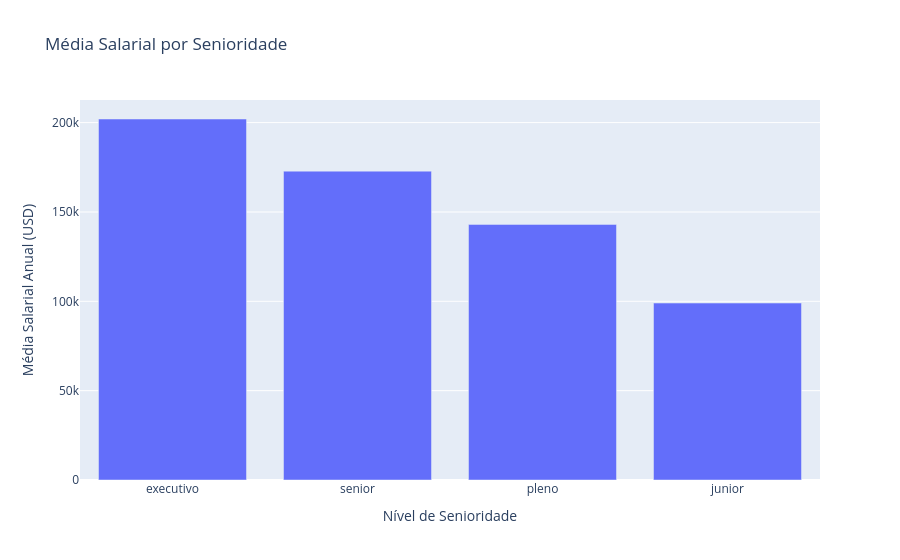

The cell this chart's notebook holds for it:
### Code cell
# prompt: Crie um gráfico de média salarial por senioridade em barras usando o plotly

senioridade_media_salario = df_limpo.groupby('senioridade')['usd'].mean().sort_values(ascending=False).reset_index()

fig = px.bar(senioridade_media_salario,
             x='senioridade',
             y='usd',
             title='Média Salarial por Senioridade',
             labels={'senioridade': 'Nível de Senioridade', 'usd': 'Média Salarial Anual (USD)'})

fig.show()

### Figure 1 — Plotly figure (JSON) as saved in the notebook; plotly's stock layout.template omitted (floating-point values rounded to 4 significant figures)
{"data": [{"alignmentgroup": "True", "hovertemplate": "Nível de Senioridade=%{x}<br>Média Salarial Anual (USD)=%{y}<extra></extra>", "legendgroup": "", "marker": {"color": "#636efa", "pattern": {"shape": ""}}, "name": "", "offsetgroup": "", "orientation": "v", "showlegend": false, "textposition": "auto", "type": "bar", "x": ["executivo", "senior", "pleno", "junior"], "xaxis": "x", "y": [202000.0, 172900.0, 143000.0, 99030.0], "yaxis": "y"}], "layout": {"barmode": "relative", "legend": {"tracegroupgap": 0}, "title": {"text": "Média Salarial por Senioridade"}, "xaxis": {"anchor": "y", "domain": [0, 1], "title": {"text": "Nível de Senioridade"}}, "yaxis": {"anchor": "x", "domain": [0, 1], "title": {"text": "Média Salarial Anual (USD)"}}}}
